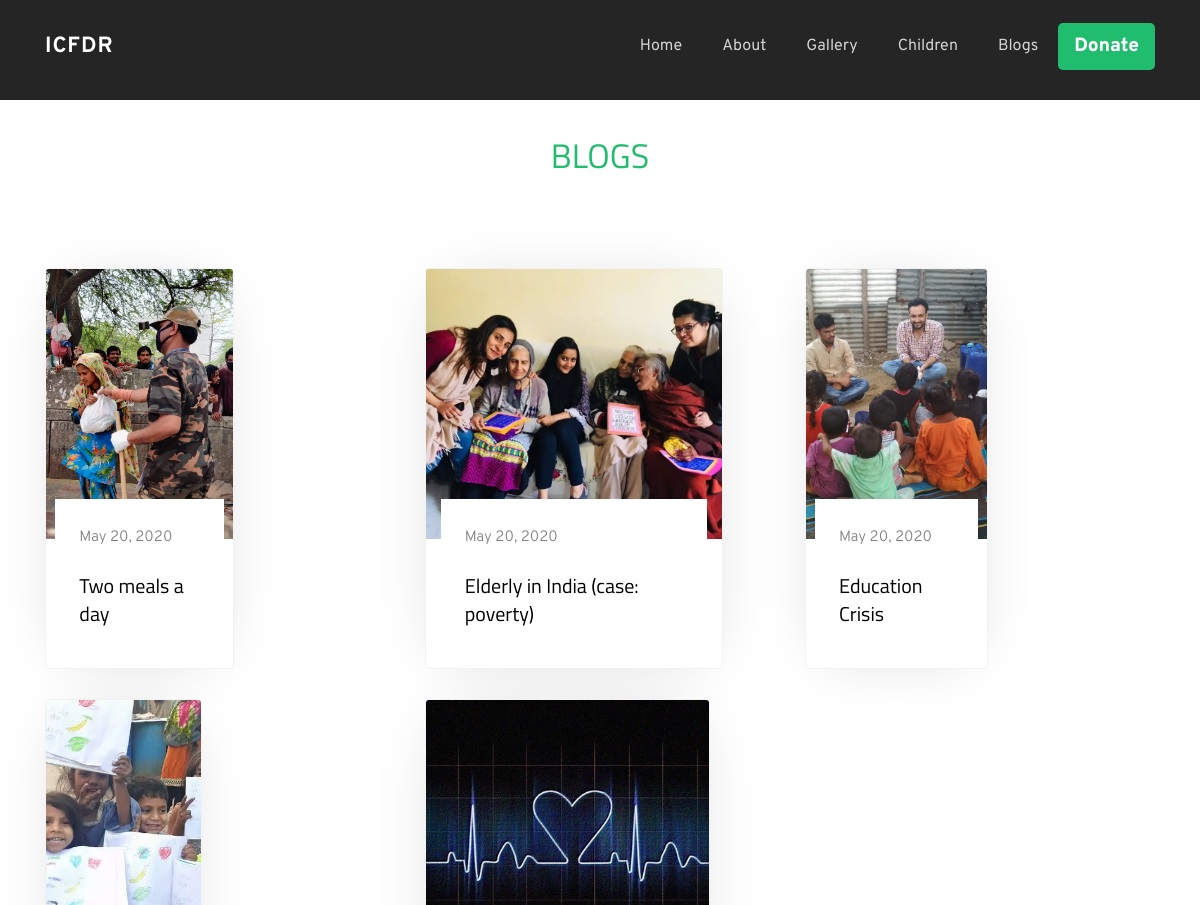
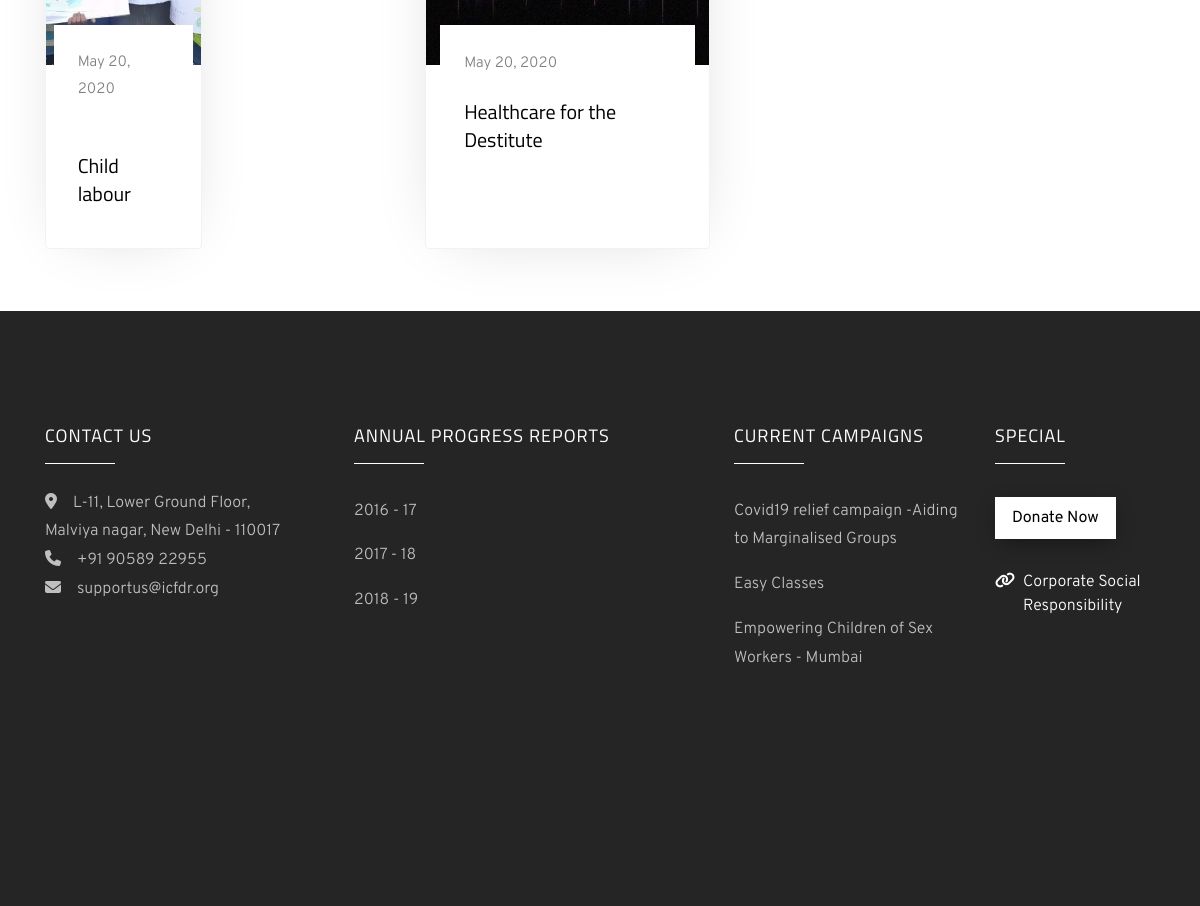
Screenshot of /blogs with the database file from the repository (2 pictures, top to bottom).
### website/models.py (models this page shows, shortened)
class Blogs(models.Model):
    image = models.ImageField(upload_to='images/blogs/')
    heading = models.CharField(max_length=100)
    content = models.TextField(max_length=5000)
    pub_date = date.today()
    slug = models.SlugField(max_length=100, default='', blank=True, unique=True)
    class Meta:
        verbose_name_plural = 'Blogs'

class Campaign(models.Model):
    compaign_name = models.CharField(max_length=100)
    image = models.ImageField(upload_to='images/campaign/')
    text_on_image = models.CharField(max_length=150)
    description = RichTextField()
    button_text = models.CharField(max_length=30)
    slug = models.SlugField(max_length=100, default='', blank=True, unique=True)
    class Meta:
        verbose_name_plural = 'Campaign'

### website/views.py (the view)
# urls.py: path('blogs',views.bloglist,name = 'bloglist'),
def bloglist(request):
    data = {
        'BlogSection': BlogSection.objects.all(),
        'Blogs': Blogs.objects.all().order_by('-id'),
        'campaigns': Campaign.objects.all().order_by('-id')[:5]
    }
    return render(request, 'bloglist.html', data)

### website/templates/bloglist.html (shortened to what this page needs)
{% extends 'base.html' %}
{% block content %}
{% load static %}
<header class="masthead" style="width: 100vw;height: 100px;background: #252525;">
</header>
<section id="blogs" class="ftco-section">
  <div class="container">
	<div class="row justify-content-center mb-5 pb-3">
	  <div class="col-md-7 heading-section ftco-animate text-center">
		<h2 class="mb-4">Blogs</h2>
	  </div>
	</div>
	<div class="row d-flex">
	{% for blog in Blogs %}
	  <div class="col-md-4 d-flex ftco-animate">
		<div class="blog-entry align-self-stretch">
		  <a href="blogs/{{ blog.slug }}" class="block-20" style="background-image: url('{{ blog.image.url }}');">
		  </a>
		  <div class="text p-4 d-block">
			<div class="meta mb-3">
			  <div>{{ blog.pub_date }}</div>
			</div>
			<h3 class="heading mt-3"><a href="blogs/{{ blog.slug }}">{{ blog.heading }}</a></h3>
		  </div>
		</div>
	  </div>
	  {% endfor %}
	</div>
  </div>
</section>
{% endblock %}

### website/templates/base.html (shortened to what this page needs)
<!DOCTYPE html>
{% load static %}
<html lang="en">
<head>
    <link rel="stylesheet" href="{% static 'css/open-iconic-bootstrap.min.css' %}">
    <link rel="stylesheet" href="{% static 'css/animate.css' %}">
    <link rel="stylesheet" href="{% static 'css/owl.carousel.min.css' %}">
    <link rel="stylesheet" href="{% static 'css/owl.theme.default.min.css' %}">
    <link rel="stylesheet" href="{% static 'css/magnific-popup.css' %}">
    <link rel="stylesheet" href="{% static 'css/aos.css' %}">
    <link rel="stylesheet" href="{% static 'css/bootstrap-datepicker.css' %}">
    <link rel="stylesheet" href="{% static 'css/jquery.timepicker.css' %}">
    <link rel="stylesheet" href="{% static 'css/style.css' %}">
</head>
<body>
<nav class="navbar navbar-expand-lg navbar-dark ftco_navbar bg-dark ftco-navbar-light" id="ftco-navbar">
    <div class="container">
        <a class="navbar-brand" href="{% url 'home' %}">ICFDR</a>
        <div class="collapse navbar-collapse" id="ftco-nav">
            <ul class="navbar-nav ml-auto">
                <li class="nav-item"><a href="{% url 'home' %}" class="nav-link">Home</a></li>
                <li class="nav-item"><a href="{% url 'about' %}" class="nav-link">About</a></li>
                <li class="nav-item"><a href="{% url 'gallery' %}" class="nav-link">Gallery</a></li>
                <li class="nav-item"><a href="{% url 'home' %}#children" class="nav-link">Children</a></li>
                <li class="nav-item"><a href="{% url 'bloglist' %}" class="nav-link">Blogs</a></li>
                <li class="nav-item"><a href="{% url 'donate' %}" class="donate-btn-nav nav-link">Donate</a></li>
            </ul>
        </div>
    </div>
</nav>
{% block content %}
{% endblock %}
<footer class="ftco-footer ftco-section img">
    <div class="container">
        <div class="row mb-5">
            <div class="col-md-3">
                <div class="ftco-footer-widget mb-4">
                    <h2 class="ftco-heading-2">Contact Us</h2>
                    <p style="text-align:left;">
                        <span class="fas fa-map-marker-alt mr-3"></span>L-11, Lower Ground Floor, Malviya nagar, New
                        Delhi - 110017<br>
                        <a href="tel:+91-90586-22955"><span class="fas fa-phone mr-3"></span>+91 90589 22955<br></a>
                        <a href="mailto:supportus@icfdr.org?Subject=ICFDR%20Easy%20Classes%20-%20Support"><span
                                class="fas fa-envelope mr-3"></span>supportus@icfdr.org</a>
                    </p>
                    <ul class="ftco-footer-social list-unstyled float-md-left float-lft mt-5">
                    </ul>
                </div>
            </div>
            <div class="col-md-4">
                <div class="ftco-footer-widget mb-4 ml-md-4">
                    <h2 class="ftco-heading-2">Annual Progress Reports</h2>
                    <ul class="list-unstyled">
                        <li><a target="_blank" href="{% static 'reports/1617.pdf' %}" class="py-2 d-block">2016 - 17</a>
                        </li>
                        <li><a target="_blank" href="{% static 'reports/1718.pdf' %}" class="py-2 d-block">2017 - 18</a>
                        </li>
                        <li><a target="_blank" href="{% static 'reports/1819.pdf' %}" class="py-2 d-block">2018 - 19</a>
                        </li>
                    </ul>
                </div>
            </div>
            <div class="col-md-3">
                <div class="ftco-footer-widget mb-4 ml-md-4">
                    <h2 class="ftco-heading-2">Current Campaigns</h2>
                    <ul class="list-unstyled">
                        {% for campaign in campaigns %}
                        <li><a href="{% url 'campaign' campaign.slug %}"
                               class="py-2 d-block">{{campaign.compaign_name}}</a></li>
                        {% endfor %}
                    </ul>
                </div>
            </div>
            <div class="col-md-2">
                <div class="ftco-footer-widget mb-4">
                    <h2 class="ftco-heading-2">Special</h2>
                    <div class="block-23 mb-3">
                        <ul>
                            <li><p><a target="_blank"
                                      href="https://www.payumoney.com/paybypayumoney/#/DFE2878E860D57AF8E18DFEF38EBE7EC"
                                      class="btn btn-white px-3 py-2 mt-2">Donate Now</a></p></li>
                            <li><a target="_blank" href="http://icfdr.org/corporate-social-responsibility/"><span
                                    class="fas fa-link mr-2"></span><span
                                    class="text">Corporate Social Responsibility</span></a></li>
                    </div>
                </div>
            </div>
        </div>
        <div class="row">
            <div class="col-md-12 text-center">
            </div>
        </div>
    </div>
</footer>
</body>
</html>

### rows the page displays
Blogs: image (picture), pub_date "May 20, 2020", heading "Two meals a day"
Blogs: image (picture), pub_date "May 20, 2020", heading "Elderly in India (case: poverty)"
Blogs: image (picture), pub_date "May 20, 2020", heading "Education Crisis"
Blogs: image (picture), pub_date "May 20, 2020", heading "Child labour"
Blogs: image (picture), pub_date "May 20, 2020", heading "Healthcare for the Destitute"
Campaign: compaign_name "Covid19 relief campaign -Aiding to Marginalised Groups"
Campaign: compaign_name "Easy Classes"
Campaign: compaign_name "Empowering Children of Sex Workers - Mumbai"
